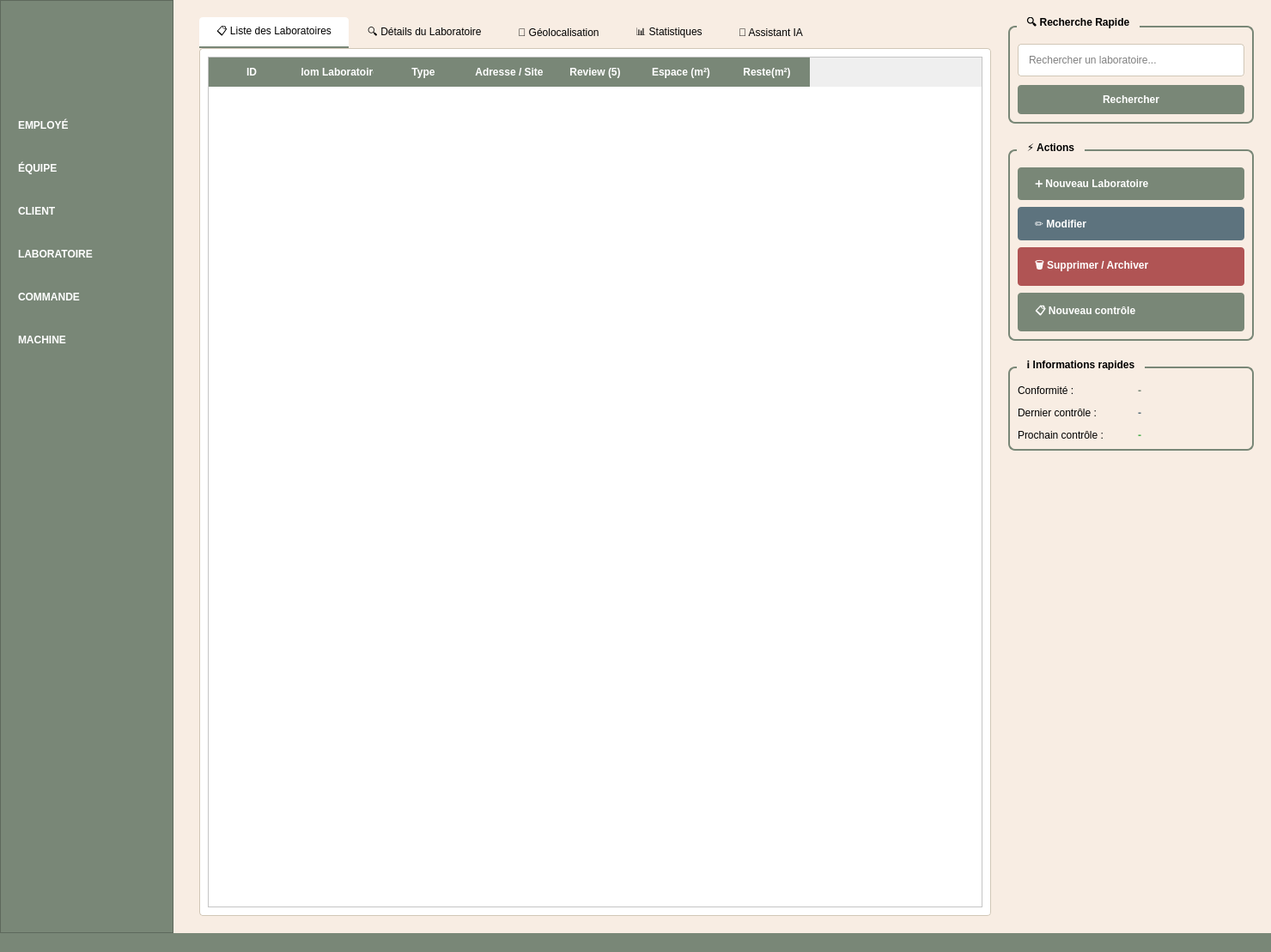
<?xml version="1.0" encoding="UTF-8"?>
<ui version="4.0">
 <class>MainWindow</class>
 <widget class="QMainWindow" name="MainWindow">
  <property name="geometry">
   <rect>
    <x>0</x>
    <y>0</y>
    <width>1480</width>
    <height>1109</height>
   </rect>
  </property>
  <property name="windowTitle">
   <string>Gestion de Laboratoire - Contrôles Qualité</string>
  </property>
  <property name="styleSheet">
   <string notr="true">QMainWindow { background-color: #F8EDE3; }</string>
  </property>
  <widget class="QWidget" name="centralwidget">
   <layout class="QHBoxLayout" name="mainLayout">
    <property name="spacing">
     <number>0</number>
    </property>
    <property name="leftMargin">
     <number>0</number>
    </property>
    <property name="topMargin">
     <number>0</number>
    </property>
    <property name="rightMargin">
     <number>0</number>
    </property>
    <property name="bottomMargin">
     <number>0</number>
    </property>
    <item>
     <widget class="QFrame" name="navFrame">
      <property name="frameShape">
       <enum>QFrame::Shape::StyledPanel</enum>
      </property>
      <property name="styleSheet">
       <string notr="true">background-color: #798777;</string>
      </property>
      <layout class="QVBoxLayout" name="navLayout">
       <property name="spacing">
        <number>0</number>
       </property>
       <property name="leftMargin">
        <number>0</number>
       </property>
       <property name="topMargin">
        <number>0</number>
       </property>
       <property name="rightMargin">
        <number>0</number>
       </property>
       <property name="bottomMargin">
        <number>0</number>
       </property>
       <item>
        <widget class="QLabel" name="lblLogo">
         <property name="minimumSize">
          <size>
           <width>200</width>
           <height>120</height>
          </size>
         </property>
         <property name="maximumSize">
          <size>
           <width>238</width>
           <height>150</height>
          </size>
         </property>
         <property name="styleSheet">
          <string notr="true">background-color: #798777; padding: 20px;</string>
         </property>
         <property name="text">
          <string/>
         </property>
         <property name="alignment">
          <set>Qt::AlignmentFlag::AlignCenter</set>
         </property>
         <property name="scaledContents">
          <bool>true</bool>
         </property>
        </widget>
       </item>
       <item>
        <widget class="QPushButton" name="sidebarBtnEmploye">
         <property name="minimumSize">
          <size>
           <width>0</width>
           <height>50</height>
          </size>
         </property>
         <property name="styleSheet">
          <string notr="true">QPushButton {
    text-align: left;
    padding-left: 20px;
    border: none;
    background-color: #798777;
    color: white;
    font-weight: bold;
}
QPushButton:hover {
    background-color: #6A7A66;
}
QPushButton:checked {
    background-color: #5A6A56;
    border-left: 4px solid #FFFFFF;
}</string>
         </property>
         <property name="text">
          <string>EMPLOYÉ</string>
         </property>
         <property name="checkable">
          <bool>true</bool>
         </property>
        </widget>
       </item>
       <item>
        <widget class="QPushButton" name="sidebarBtnEquipe">
         <property name="minimumSize">
          <size>
           <width>0</width>
           <height>50</height>
          </size>
         </property>
         <property name="styleSheet">
          <string notr="true">QPushButton {
    text-align: left;
    padding-left: 20px;
    border: none;
    background-color: #798777;
    color: white;
    font-weight: bold;
}
QPushButton:hover {
    background-color: #6A7A66;
}
QPushButton:checked {
    background-color: #5A6A56;
    border-left: 4px solid #FFFFFF;
}</string>
         </property>
         <property name="text">
          <string>ÉQUIPE</string>
         </property>
         <property name="checkable">
          <bool>true</bool>
         </property>
        </widget>
       </item>
       <item>
        <widget class="QPushButton" name="sidebarBtnClient">
         <property name="minimumSize">
          <size>
           <width>0</width>
           <height>50</height>
          </size>
         </property>
         <property name="styleSheet">
          <string notr="true">QPushButton {
    text-align: left;
    padding-left: 20px;
    border: none;
    background-color: #798777;
    color: white;
    font-weight: bold;
}
QPushButton:hover {
    background-color: #6A7A66;
}
QPushButton:checked {
    background-color: #5A6A56;
    border-left: 4px solid #FFFFFF;
}</string>
         </property>
         <property name="text">
          <string>CLIENT</string>
         </property>
         <property name="checkable">
          <bool>true</bool>
         </property>
        </widget>
       </item>
       <item>
        <widget class="QPushButton" name="sidebarBtnLaboratoire">
         <property name="minimumSize">
          <size>
           <width>0</width>
           <height>50</height>
          </size>
         </property>
         <property name="styleSheet">
          <string notr="true">QPushButton {
    text-align: left;
    padding-left: 20px;
    border: none;
    background-color: #798777;
    color: white;
    font-weight: bold;
}
QPushButton:hover {
    background-color: #6A7A66;
}
QPushButton:checked {
    background-color: #5A6A56;
    border-left: 4px solid #FFFFFF;
}</string>
         </property>
         <property name="text">
          <string>LABORATOIRE</string>
         </property>
         <property name="checkable">
          <bool>true</bool>
         </property>
        </widget>
       </item>
       <item>
        <widget class="QPushButton" name="sidebarBtnCommande">
         <property name="minimumSize">
          <size>
           <width>0</width>
           <height>50</height>
          </size>
         </property>
         <property name="styleSheet">
          <string notr="true">QPushButton {
    text-align: left;
    padding-left: 20px;
    border: none;
    background-color: #798777;
    color: white;
    font-weight: bold;
}
QPushButton:hover {
    background-color: #6A7A66;
}
QPushButton:checked {
    background-color: #5A6A56;
    border-left: 4px solid #FFFFFF;
}</string>
         </property>
         <property name="text">
          <string>COMMANDE</string>
         </property>
         <property name="checkable">
          <bool>true</bool>
         </property>
        </widget>
       </item>
       <item>
        <widget class="QPushButton" name="sidebarBtnMachine">
         <property name="minimumSize">
          <size>
           <width>0</width>
           <height>50</height>
          </size>
         </property>
         <property name="styleSheet">
          <string notr="true">QPushButton {
    text-align: left;
    padding-left: 20px;
    border: none;
    background-color: #798777;
    color: white;
    font-weight: bold;
}
QPushButton:hover {
    background-color: #6A7A66;
}
QPushButton:checked {
    background-color: #5A6A56;
    border-left: 4px solid #FFFFFF;
}</string>
         </property>
         <property name="text">
          <string>MACHINE</string>
         </property>
         <property name="checkable">
          <bool>true</bool>
         </property>
        </widget>
       </item>
       <item>
        <spacer name="navSpacer">
         <property name="orientation">
          <enum>Qt::Orientation::Vertical</enum>
         </property>
         <property name="sizeHint" stdset="0">
          <size>
           <width>20</width>
           <height>40</height>
          </size>
         </property>
        </spacer>
       </item>
      </layout>
     </widget>
    </item>
    <item>
     <layout class="QHBoxLayout" name="contentLayout">
      <property name="spacing">
       <number>20</number>
      </property>
      <property name="leftMargin">
       <number>30</number>
      </property>
      <property name="topMargin">
       <number>20</number>
      </property>
      <property name="rightMargin">
       <number>20</number>
      </property>
      <property name="bottomMargin">
       <number>20</number>
      </property>
      <item>
       <layout class="QVBoxLayout" name="centerLayout">
        <property name="spacing">
         <number>0</number>
        </property>
        <item>
         <widget class="QTabWidget" name="tabWidget">
          <property name="currentIndex">
           <number>0</number>
          </property>
          <property name="styleSheet">
           <string notr="true">QTabWidget::pane {
    border: 1px solid #D1C7B7;
    background-color: white;
    border-radius: 4px;
}
QTabBar::tab {
    background-color: #F8EDE3;
    padding: 10px 20px;
    margin-right: 2px;
    border-top-left-radius: 4px;
    border-top-right-radius: 4px;
}
QTabBar::tab:selected {
    background-color: white;
    border-bottom: 2px solid #798777;
}</string>
          </property>
          <widget class="QWidget" name="tabList">
           <attribute name="title">
            <string>📋 Liste des Laboratoires</string>
           </attribute>
           <layout class="QVBoxLayout" name="tabListLayout">
            <property name="spacing">
             <number>0</number>
            </property>
            <item>
             <widget class="QTableWidget" name="tableLaboratoires">
              <property name="minimumSize">
               <size>
                <width>900</width>
                <height>600</height>
               </size>
              </property>
              <property name="styleSheet">
               <string notr="true">QTableWidget {
    background-color: white;
    alternate-background-color: #F9F9F9;
    gridline-color: #E0E0E0;
}
QHeaderView::section {
    background-color: #798777;
    color: white;
    padding: 8px;
    border: none;
    font-weight: bold;
}
QTableWidget::item {
    padding: 6px;
}
QTableWidget::item:selected {
    background-color: #798777;
    color: white;
}</string>
              </property>
              <property name="alternatingRowColors">
               <bool>true</bool>
              </property>
              <property name="selectionMode">
               <enum>QAbstractItemView::SelectionMode::SingleSelection</enum>
              </property>
              <property name="selectionBehavior">
               <enum>QAbstractItemView::SelectionBehavior::SelectRows</enum>
              </property>
              <property name="showGrid">
               <bool>true</bool>
              </property>
              <property name="gridStyle">
               <enum>Qt::PenStyle::SolidLine</enum>
              </property>
              <property name="sortingEnabled">
               <bool>true</bool>
              </property>
              <property name="rowCount">
               <number>0</number>
              </property>
              <property name="columnCount">
               <number>7</number>
              </property>
              <column>
               <property name="text">
                <string>ID</string>
               </property>
              </column>
              <column>
               <property name="text">
                <string>Nom Laboratoire</string>
               </property>
              </column>
              <column>
               <property name="text">
                <string>Type</string>
               </property>
              </column>
              <column>
               <property name="text">
                <string>Adresse / Site</string>
               </property>
              </column>
              <column>
               <property name="text">
                <string>Review (5)</string>
               </property>
              </column>
              <column>
               <property name="text">
                <string>Espace (m²)</string>
               </property>
              </column>
              <column>
               <property name="text">
                <string>Reste(m²)</string>
               </property>
              </column>
             </widget>
            </item>
           </layout>
          </widget>
          <widget class="QWidget" name="tabDetails">
           <attribute name="title">
            <string>🔍 Détails du Laboratoire</string>
           </attribute>
           <layout class="QVBoxLayout" name="tabDetailsLayout">
            <property name="spacing">
             <number>10</number>
            </property>
            <item>
             <widget class="QScrollArea" name="scrollArea">
              <property name="widgetResizable">
               <bool>true</bool>
              </property>
              <property name="styleSheet">
               <string notr="true">QScrollArea {
    border: none;
    background-color: transparent;
}</string>
              </property>
              <widget class="QWidget" name="scrollAreaWidgetContents">
               <property name="geometry">
                <rect>
                 <x>0</x>
                 <y>0</y>
                 <width>946</width>
                 <height>980</height>
                </rect>
               </property>
               <layout class="QVBoxLayout" name="scrollLayout">
                <property name="spacing">
                 <number>15</number>
                </property>
                <item>
                 <widget class="QGroupBox" name="groupBoxInfo">
                  <property name="title">
                   <string>📋 Informations du Laboratoire</string>
                  </property>
                  <property name="styleSheet">
                   <string notr="true">QGroupBox {
    font-weight: bold;
    border: 2px solid #798777;
    border-radius: 8px;
    margin-top: 10px;
    padding-top: 10px;
}
QGroupBox::title {
    subcontrol-origin: margin;
    left: 10px;
    padding: 0 10px 0 10px;
}</string>
                  </property>
                  <layout class="QFormLayout" name="formLayoutInfo">
                   <property name="horizontalSpacing">
                    <number>15</number>
                   </property>
                   <property name="verticalSpacing">
                    <number>10</number>
                   </property>
                   <item row="0" column="0">
                    <widget class="QLabel" name="lblId">
                     <property name="text">
                      <string>ID :</string>
                     </property>
                    </widget>
                   </item>
                   <item row="0" column="1">
                    <widget class="QLineEdit" name="detailId">
                     <property name="readOnly">
                      <bool>true</bool>
                     </property>
                     <property name="styleSheet">
                      <string notr="true">background-color: #F5F5F5;</string>
                     </property>
                    </widget>
                   </item>
                   <item row="1" column="0">
                    <widget class="QLabel" name="lblNom">
                     <property name="text">
                      <string>Nom :</string>
                     </property>
                    </widget>
                   </item>
                   <item row="1" column="1">
                    <widget class="QLineEdit" name="detailName"/>
                   </item>
                   <item row="2" column="0">
                    <widget class="QLabel" name="lblAddress">
                     <property name="text">
                      <string>Adresse :</string>
                     </property>
                    </widget>
                   </item>
                   <item row="2" column="1">
                    <widget class="QLineEdit" name="detailAddress"/>
                   </item>
                   <item row="3" column="0">
                    <widget class="QLabel" name="lblType">
                     <property name="text">
                      <string>Type :</string>
                     </property>
                    </widget>
                   </item>
                   <item row="3" column="1">
                    <widget class="QComboBox" name="detailType">
                     <property name="styleSheet">
                      <string notr="true">padding: 5px;</string>
                     </property>
                    </widget>
                   </item>
                   <item row="4" column="0">
                    <widget class="QLabel" name="lblConform">
                     <property name="text">
                      <string>Review (5) :</string>
                     </property>
                    </widget>
                   </item>
                   <item row="4" column="1">
                    <widget class="QComboBox" name="detailConformite">
                     <property name="styleSheet">
                      <string notr="true">padding: 5px;</string>
                     </property>
                    </widget>
                   </item>
                   <item row="5" column="0">
                    <widget class="QLabel" name="lblArea">
                     <property name="text">
                      <string>Espace (m²) :</string>
                     </property>
                    </widget>
                   </item>
                   <item row="5" column="1">
                    <widget class="QLineEdit" name="detailSuperficie"/>
                   </item>
                   <item row="6" column="0">
                    <widget class="QLabel" name="lblNbMach">
                     <property name="text">
                      <string>Espace Reste (m²) :</string>
                     </property>
                    </widget>
                   </item>
                   <item row="6" column="1">
                    <widget class="QLineEdit" name="detailNbMachines"/>
                   </item>
                  </layout>
                 </widget>
                </item>
                <item>
                 <widget class="QGroupBox" name="groupBoxDates">
                  <property name="title">
                   <string> Dates</string>
                  </property>
                  <property name="styleSheet">
                   <string notr="true">QGroupBox {
    font-weight: bold;
    border: 2px solid #798777;
    border-radius: 8px;
    margin-top: 10px;
    padding-top: 10px;
}
QGroupBox::title {
    subcontrol-origin: margin;
    left: 10px;
    padding: 0 10px 0 10px;
}</string>
                  </property>
                  <layout class="QFormLayout" name="formLayoutDates">
                   <property name="horizontalSpacing">
                    <number>15</number>
                   </property>
                   <property name="verticalSpacing">
                    <number>10</number>
                   </property>
                   <item row="0" column="0">
                    <widget class="QLabel" name="lblLast">
                     <property name="text">
                      <string>Dernier contrôle :</string>
                     </property>
                    </widget>
                   </item>
                   <item row="0" column="1">
                    <widget class="QDateEdit" name="detailLastControl">
                     <property name="calendarPopup">
                      <bool>true</bool>
                     </property>
                    </widget>
                   </item>
                   <item row="1" column="0">
                    <widget class="QLabel" name="lblNext">
                     <property name="text">
                      <string>Prochain contrôle :</string>
                     </property>
                    </widget>
                   </item>
                   <item row="1" column="1">
                    <widget class="QDateEdit" name="detailNextControl">
                     <property name="calendarPopup">
                      <bool>true</bool>
                     </property>
                    </widget>
                   </item>
                  </layout>
                 </widget>
                </item>
               </layout>
              </widget>
             </widget>
            </item>
           </layout>
          </widget>
          <widget class="QWidget" name="tabHistory">
           <attribute name="title">
            <string>📍 Géolocalisation</string>
           </attribute>
           <layout class="QVBoxLayout" name="verticalLayout">
            <property name="spacing">
             <number>0</number>
            </property>
            <item>
             <widget class="QLabel" name="label">
              <property name="styleSheet">
               <string notr="true">font-size: 14px; color: #666666; padding: 50px;</string>
              </property>
              <property name="text">
               <string>&lt;center&gt;&lt;h2 style='color:#798777;'&gt;📍 Géolocalisation&lt;/h2&gt;
&lt;br&gt;
&lt;p&gt;Cette section affichera la géolocalisation des laboratoires sur une carte interactive.&lt;/p&gt;
&lt;br&gt;
&lt;div style='font-size: 16px; color: #555;'&gt;🚧 Fonctionnalité en développement 🚧&lt;/div&gt;&lt;/center&gt;</string>
              </property>
              <property name="alignment">
               <set>Qt::AlignmentFlag::AlignCenter</set>
              </property>
             </widget>
            </item>
           </layout>
          </widget>
          <widget class="QWidget" name="tabStats">
           <attribute name="title">
            <string>📊 Statistiques</string>
           </attribute>
           <layout class="QVBoxLayout" name="tabStatsLayout">
            <property name="spacing">
             <number>15</number>
            </property>
            <item>
             <widget class="QGroupBox" name="groupBoxGlobalStats">
              <property name="title">
               <string>📈 Vue d'ensemble</string>
              </property>
              <property name="styleSheet">
               <string notr="true">QGroupBox {
    font-weight: bold;
    border: 2px solid #798777;
    border-radius: 8px;
    margin-top: 10px;
    padding-top: 10px;
}
QGroupBox::title {
    subcontrol-origin: margin;
    left: 10px;
    padding: 0 10px 0 10px;
}</string>
              </property>
              <layout class="QGridLayout" name="gridStats">
               <property name="spacing">
                <number>10</number>
               </property>
               <item row="0" column="0">
                <widget class="QLabel" name="lblTotLabText">
                 <property name="text">
                  <string>Total laboratoires :</string>
                 </property>
                </widget>
               </item>
               <item row="0" column="1">
                <widget class="QLabel" name="lblTotalLabs">
                 <property name="styleSheet">
                  <string notr="true">font-size: 18px; font-weight: bold; color: #798777;</string>
                 </property>
                 <property name="text">
                  <string>0</string>
                 </property>
                </widget>
               </item>
               <item row="1" column="0">
                <widget class="QLabel" name="lblConfRateText">
                 <property name="text">
                  <string>Taux de conformité :</string>
                 </property>
                </widget>
               </item>
               <item row="1" column="1">
                <widget class="QLabel" name="lblConformityRate">
                 <property name="styleSheet">
                  <string notr="true">font-size: 18px; font-weight: bold; color: #4CAF50;</string>
                 </property>
                 <property name="text">
                  <string>0%</string>
                 </property>
                </widget>
               </item>
               <item row="2" column="0">
                <widget class="QLabel" name="lblNonConfText">
                 <property name="text">
                  <string>Non conformes :</string>
                 </property>
                </widget>
               </item>
               <item row="2" column="1">
                <widget class="QLabel" name="lblNonConform">
                 <property name="styleSheet">
                  <string notr="true">font-size: 18px; font-weight: bold; color: #F44336;</string>
                 </property>
                 <property name="text">
                  <string>0</string>
                 </property>
                </widget>
               </item>
              </layout>
             </widget>
            </item>
            <item>
             <layout class="QHBoxLayout" name="buttonsLayout">
              <property name="spacing">
               <number>10</number>
              </property>
              <item>
               <widget class="QPushButton" name="btnAddControl">
                <property name="styleSheet">
                 <string notr="true">QPushButton {
    background-color: #798777;
    color: white;
    padding: 10px 20px;
    border-radius: 4px;
    font-weight: bold;
}
QPushButton:hover {
    background-color: #6A7A66;
}</string>
                </property>
                <property name="text">
                 <string>➕ Nouveau contrôle</string>
                </property>
               </widget>
              </item>
              <item>
               <widget class="QPushButton" name="btnExportControl">
                <property name="styleSheet">
                 <string notr="true">QPushButton {
    background-color: #5D737E;
    color: white;
    padding: 10px 20px;
    border-radius: 4px;
    font-weight: bold;
}
QPushButton:hover {
    background-color: #4C626E;
}</string>
                </property>
                <property name="text">
                 <string>📄 Exporter PDF</string>
                </property>
               </widget>
              </item>
              <item>
               <spacer name="horizontalSpacer">
                <property name="orientation">
                 <enum>Qt::Orientation::Horizontal</enum>
                </property>
                <property name="sizeHint" stdset="0">
                 <size>
                  <width>40</width>
                  <height>20</height>
                 </size>
                </property>
               </spacer>
              </item>
             </layout>
            </item>
            <item>
             <widget class="QGroupBox" name="groupBoxStatsByType">
              <property name="title">
               <string>📊 Répartition par type</string>
              </property>
              <property name="styleSheet">
               <string notr="true">QGroupBox {
    font-weight: bold;
    border: 2px solid #798777;
    border-radius: 8px;
    margin-top: 10px;
    padding-top: 10px;
}
QGroupBox::title {
    subcontrol-origin: margin;
    left: 10px;
    padding: 0 10px 0 10px;
}</string>
              </property>
              <layout class="QVBoxLayout" name="typeStatsLayout">
               <property name="spacing">
                <number>8</number>
               </property>
               <item>
                <widget class="QTextEdit" name="textStatsByType">
                 <property name="readOnly">
                  <bool>true</bool>
                 </property>
                 <property name="styleSheet">
                  <string notr="true">background-color: #F9F9F9; padding: 10px; border-radius: 4px;</string>
                 </property>
                 <property name="html">
                  <string>&lt;!DOCTYPE HTML PUBLIC &quot;-//W3C//DTD HTML 4.0//EN&quot; &quot;http://www.w3.org/TR/REC-html40/strict.dtd&quot;&gt;
&lt;html&gt;&lt;head&gt;&lt;meta name=&quot;qrichtext&quot; content=&quot;1&quot; /&gt;&lt;style type=&quot;text/css&quot;&gt;
p, li { white-space: pre-wrap; }
&lt;/style&gt;&lt;/head&gt;&lt;body style=&quot; font-family:'Segoe UI'; font-size:10pt; font-weight:400; font-style:normal;&quot;&gt;
&lt;p style=&quot; margin-top:0px; margin-bottom:12px; margin-left:0px; margin-right:0px; -qt-block-indent:0; text-indent:0px;&quot;&gt;&lt;span style=&quot; font-weight:600; color:#798777;&quot;&gt;Biologie:&lt;/span&gt; 25% (5 labos)&lt;/p&gt;
&lt;p style=&quot; margin-top:0px; margin-bottom:12px; margin-left:0px; margin-right:0px; -qt-block-indent:0; text-indent:0px;&quot;&gt;&lt;span style=&quot; font-weight:600; color:#798777;&quot;&gt;Chimie:&lt;/span&gt; 40% (8 labos)&lt;/p&gt;
&lt;p style=&quot; margin-top:0px; margin-bottom:12px; margin-left:0px; margin-right:0px; -qt-block-indent:0; text-indent:0px;&quot;&gt;&lt;span style=&quot; font-weight:600; color:#798777;&quot;&gt;Microbiologie:&lt;/span&gt; 20% (4 labos)&lt;/p&gt;
&lt;p style=&quot; margin-top:0px; margin-bottom:12px; margin-left:0px; margin-right:0px; -qt-block-indent:0; text-indent:0px;&quot;&gt;&lt;span style=&quot; font-weight:600; color:#798777;&quot;&gt;Pathologie:&lt;/span&gt; 15% (3 labos)&lt;/p&gt;&lt;/body&gt;&lt;/html&gt;</string>
                 </property>
                </widget>
               </item>
              </layout>
             </widget>
            </item>
           </layout>
          </widget>
          <widget class="QWidget" name="tabAI">
           <attribute name="title">
            <string>🤖 Assistant IA</string>
           </attribute>
           <layout class="QVBoxLayout" name="tabAILayout">
            <property name="spacing">
             <number>0</number>
            </property>
            <item>
             <widget class="QLabel" name="lblAITitle">
              <property name="minimumSize">
               <size>
                <width>0</width>
                <height>60</height>
               </size>
              </property>
              <property name="styleSheet">
               <string notr="true">background-color: #798777; color: white; padding: 15px; font-size: 16px;</string>
              </property>
              <property name="text">
               <string>&lt;h2 style='margin: 0;'&gt;🤖 Assistant IA - Suggestions Labo&lt;/h2&gt;</string>
              </property>
              <property name="alignment">
               <set>Qt::AlignmentFlag::AlignCenter</set>
              </property>
             </widget>
            </item>
            <item>
             <widget class="QTextEdit" name="textAIChat">
              <property name="minimumSize">
               <size>
                <width>0</width>
                <height>150</height>
               </size>
              </property>
              <property name="readOnly">
               <bool>true</bool>
              </property>
              <property name="styleSheet">
               <string notr="true">background-color: #F9F9F9; padding: 15px; border: none;</string>
              </property>
              <property name="html">
               <string>&lt;!DOCTYPE HTML PUBLIC &quot;-//W3C//DTD HTML 4.0//EN&quot; &quot;http://www.w3.org/TR/REC-html40/strict.dtd&quot;&gt;
&lt;html&gt;&lt;head&gt;&lt;meta name=&quot;qrichtext&quot; content=&quot;1&quot; /&gt;&lt;style type=&quot;text/css&quot;&gt;
p, li { white-space: pre-wrap; }
&lt;/style&gt;&lt;/head&gt;&lt;body style=&quot; font-family:'Segoe UI'; font-size:10pt; font-weight:400; font-style:normal;&quot;&gt;
&lt;p style=&quot; margin-top:0px; margin-bottom:12px; margin-left:0px; margin-right:0px; -qt-block-indent:0; text-indent:0px;&quot;&gt;&lt;span style=&quot; font-size:11pt; font-weight:600; color:#798777;&quot;&gt;Assistant IA:&lt;/span&gt;&lt;span style=&quot; font-size:11pt;&quot;&gt; Bonjour! Je suis votre assistant IA pour les laboratoires. Je peux analyser vos données et suggérer des améliorations ou rénovations.&lt;/span&gt;&lt;/p&gt;
&lt;p style=&quot; margin-top:0px; margin-bottom:0px; margin-left:0px; margin-right:0px; -qt-block-indent:0; text-indent:0px;&quot;&gt;&lt;span style=&quot; font-size:11pt;&quot;&gt;Sélectionnez un laboratoire dans la liste pour obtenir des suggestions personnalisées.&lt;/span&gt;&lt;/p&gt;&lt;/body&gt;&lt;/html&gt;</string>
              </property>
             </widget>
            </item>
            <item>
             <layout class="QHBoxLayout" name="AIControlLayout">
              <property name="spacing">
               <number>10</number>
              </property>
              <property name="leftMargin">
               <number>15</number>
              </property>
              <property name="topMargin">
               <number>10</number>
              </property>
              <property name="rightMargin">
               <number>15</number>
              </property>
              <property name="bottomMargin">
               <number>10</number>
              </property>
              <item>
               <widget class="QLineEdit" name="lineEditAIQuestion">
                <property name="placeholderText">
                 <string>Posez une question sur les améliorations...</string>
                </property>
                <property name="styleSheet">
                 <string notr="true">padding: 10px; border: 1px solid #D1C7B7; border-radius: 4px;</string>
                </property>
               </widget>
              </item>
              <item>
               <widget class="QPushButton" name="btnSendQuestion">
                <property name="styleSheet">
                 <string notr="true">QPushButton {
    background-color: #798777;
    color: white;
    padding: 10px 25px;
    border-radius: 4px;
    font-weight: bold;
}
QPushButton:hover {
    background-color: #6A7A66;
}</string>
                </property>
                <property name="text">
                 <string>Envoyer</string>
                </property>
               </widget>
              </item>
             </layout>
            </item>
            <item>
             <widget class="QGroupBox" name="groupBoxAISuggestions">
              <property name="title">
               <string>💡 Suggestions basées sur les données</string>
              </property>
              <property name="styleSheet">
               <string notr="true">QGroupBox {
    font-weight: bold;
    border: 2px solid #798777;
    border-radius: 8px;
    margin-top: 10px;
    padding-top: 10px;
}
QGroupBox::title {
    subcontrol-origin: margin;
    left: 10px;
    padding: 0 10px 0 10px;
}</string>
              </property>
              <layout class="QVBoxLayout" name="AISuggestionsLayout">
               <property name="spacing">
                <number>8</number>
               </property>
               <item>
                <widget class="QTextEdit" name="textAISuggestions">
                 <property name="readOnly">
                  <bool>true</bool>
                 </property>
                 <property name="styleSheet">
                  <string notr="true">background-color: #F9F9F9; padding: 10px; border-radius: 4px;</string>
                 </property>
                 <property name="html">
                  <string>&lt;!DOCTYPE HTML PUBLIC &quot;-//W3C//DTD HTML 4.0//EN&quot; &quot;http://www.w3.org/TR/REC-html40/strict.dtd&quot;&gt;
&lt;html&gt;&lt;head&gt;&lt;meta name=&quot;qrichtext&quot; content=&quot;1&quot; /&gt;&lt;style type=&quot;text/css&quot;&gt;
p, li { white-space: pre-wrap; }
&lt;/style&gt;&lt;/head&gt;&lt;body style=&quot; font-family:'Segoe UI'; font-size:10pt; font-weight:400; font-style:normal;&quot;&gt;
&lt;p style=&quot; margin-top:0px; margin-bottom:12px; margin-left:0px; margin-right:0px; -qt-block-indent:0; text-indent:0px;&quot;&gt;&lt;span style=&quot; font-weight:600; color:#798777;&quot;&gt;Analyses disponibles:&lt;/span&gt;&lt;/p&gt;
&lt;ul style=&quot;margin-top: 0px; margin-bottom: 0px; margin-left: 20px; margin-right: 0px; -qt-list-indent: 1;&quot;&gt;
&lt;li style=&quot; margin-top:8px; margin-bottom:8px; margin-left:0px; margin-right:0px; -qt-block-indent:0; text-indent:0px;&quot;&gt;Analyse des taux de conformité&lt;/li&gt;
&lt;li style=&quot; margin-top:8px; margin-bottom:8px; margin-left:0px; margin-right:0px; -qt-block-indent:0; text-indent:0px;&quot;&gt;Suggestions d'amélioration d'espace&lt;/li&gt;
&lt;li style=&quot; margin-top:8px; margin-bottom:8px; margin-left:0px; margin-right:0px; -qt-block-indent:0; text-indent:0px;&quot;&gt;Recommandations de rénovation&lt;/li&gt;
&lt;li style=&quot; margin-top:8px; margin-bottom:8px; margin-left:0px; margin-right:0px; -qt-block-indent:0; text-indent:0px;&quot;&gt;Optimisation des ressources&lt;/li&gt;
&lt;li style=&quot; margin-top:8px; margin-bottom:8px; margin-left:0px; margin-right:0px; -qt-block-indent:0; text-indent:0px;&quot;&gt;Prévisions de maintenance&lt;/li&gt;&lt;/ul&gt;&lt;/body&gt;&lt;/html&gt;</string>
                 </property>
                </widget>
               </item>
              </layout>
             </widget>
            </item>
           </layout>
          </widget>
         </widget>
        </item>
       </layout>
      </item>
      <item>
       <layout class="QVBoxLayout" name="rightLayout">
        <property name="spacing">
         <number>20</number>
        </property>
        <property name="leftMargin">
         <number>0</number>
        </property>
        <property name="topMargin">
         <number>0</number>
        </property>
        <item>
         <widget class="QGroupBox" name="groupBoxSearch">
          <property name="title">
           <string>🔍 Recherche Rapide</string>
          </property>
          <property name="styleSheet">
           <string notr="true">QGroupBox {
    font-weight: bold;
    border: 2px solid #798777;
    border-radius: 8px;
    margin-top: 10px;
    padding-top: 10px;
}
QGroupBox::title {
    subcontrol-origin: margin;
    left: 10px;
    padding: 0 10px 0 10px;
}</string>
          </property>
          <layout class="QVBoxLayout" name="searchLayout">
           <property name="spacing">
            <number>10</number>
           </property>
           <item>
            <widget class="QLineEdit" name="lineEditQuickSearch">
             <property name="placeholderText">
              <string>Rechercher un laboratoire...</string>
             </property>
             <property name="clearButtonEnabled">
              <bool>true</bool>
             </property>
             <property name="styleSheet">
              <string notr="true">padding: 10px; border: 1px solid #D1C7B7; border-radius: 4px;</string>
             </property>
            </widget>
           </item>
           <item>
            <widget class="QPushButton" name="btnRecherche">
             <property name="styleSheet">
              <string notr="true">QPushButton {
    background-color: #798777;
    color: white;
    padding: 10px;
    border-radius: 4px;
    font-weight: bold;
}
QPushButton:hover {
    background-color: #6A7A66;
}</string>
             </property>
             <property name="text">
              <string>Rechercher</string>
             </property>
            </widget>
           </item>
          </layout>
         </widget>
        </item>
        <item>
         <widget class="QGroupBox" name="groupBoxActions">
          <property name="title">
           <string>⚡ Actions</string>
          </property>
          <property name="styleSheet">
           <string notr="true">QGroupBox {
    font-weight: bold;
    border: 2px solid #798777;
    border-radius: 8px;
    margin-top: 10px;
    padding-top: 10px;
}
QGroupBox::title {
    subcontrol-origin: margin;
    left: 10px;
    padding: 0 10px 0 10px;
}</string>
          </property>
          <layout class="QVBoxLayout" name="actionsLayout">
           <property name="spacing">
            <number>8</number>
           </property>
           <item>
            <widget class="QPushButton" name="btnNewLab">
             <property name="styleSheet">
              <string notr="true">QPushButton {
    background-color: #798777;
    color: white;
    padding: 12px;
    border-radius: 4px;
    font-weight: bold;
    text-align: left;
    padding-left: 20px;
}
QPushButton:hover {
    background-color: #6A7A66;
}</string>
             </property>
             <property name="text">
              <string>➕ Nouveau Laboratoire</string>
             </property>
            </widget>
           </item>
           <item>
            <widget class="QPushButton" name="btnEditLab">
             <property name="styleSheet">
              <string notr="true">QPushButton {
    background-color: #5D737E;
    color: white;
    padding: 12px;
    border-radius: 4px;
    font-weight: bold;
    text-align: left;
    padding-left: 20px;
}
QPushButton:hover {
    background-color: #4C626E;
}</string>
             </property>
             <property name="text">
              <string>✏️ Modifier</string>
             </property>
            </widget>
           </item>
           <item>
            <widget class="QPushButton" name="btnDeleteLab">
             <property name="styleSheet">
              <string notr="true">QPushButton {
    background-color: #B05454;
    color: white;
    padding: 12px;
    border-radius: 4px;
    font-weight: bold;
    text-align: left;
    padding-left: 20px;
}
QPushButton:hover {
    background-color: #9E4444;
}</string>
             </property>
             <property name="text">
              <string>🗑️ Supprimer / Archiver</string>
             </property>
            </widget>
           </item>
           <item>
            <widget class="QPushButton" name="btnAddControlQuick">
             <property name="styleSheet">
              <string notr="true">QPushButton {
    background-color: #798777;
    color: white;
    padding: 12px;
    border-radius: 4px;
    font-weight: bold;
    text-align: left;
    padding-left: 20px;
}
QPushButton:hover {
    background-color: #6A7A66;
}</string>
             </property>
             <property name="text">
              <string>📋 Nouveau contrôle</string>
             </property>
            </widget>
           </item>
          </layout>
         </widget>
        </item>
        <item>
         <widget class="QGroupBox" name="groupBoxQuickInfo">
          <property name="title">
           <string>ℹ️ Informations rapides</string>
          </property>
          <property name="styleSheet">
           <string notr="true">QGroupBox {
    font-weight: bold;
    border: 2px solid #798777;
    border-radius: 8px;
    margin-top: 10px;
    padding-top: 10px;
}
QGroupBox::title {
    subcontrol-origin: margin;
    left: 10px;
    padding: 0 10px 0 10px;
}</string>
          </property>
          <layout class="QGridLayout" name="gridLayout">
           <property name="horizontalSpacing">
            <number>15</number>
           </property>
           <property name="verticalSpacing">
            <number>12</number>
           </property>
           <item row="0" column="0">
            <widget class="QLabel" name="lblQuickConf">
             <property name="text">
              <string>Conformité :</string>
             </property>
            </widget>
           </item>
           <item row="0" column="1">
            <widget class="QLabel" name="quickConformity">
             <property name="styleSheet">
              <string notr="true">font-weight: bold; color: #798777;</string>
             </property>
             <property name="text">
              <string>-</string>
             </property>
            </widget>
           </item>
           <item row="1" column="0">
            <widget class="QLabel" name="lblQuickLast">
             <property name="text">
              <string>Dernier contrôle :</string>
             </property>
            </widget>
           </item>
           <item row="1" column="1">
            <widget class="QLabel" name="quickLastControl">
             <property name="styleSheet">
              <string notr="true">font-weight: bold; color: #5D737E;</string>
             </property>
             <property name="text">
              <string>-</string>
             </property>
            </widget>
           </item>
           <item row="2" column="0">
            <widget class="QLabel" name="lblQuickNext">
             <property name="text">
              <string>Prochain contrôle :</string>
             </property>
            </widget>
           </item>
           <item row="2" column="1">
            <widget class="QLabel" name="quickNextControl">
             <property name="styleSheet">
              <string notr="true">font-weight: bold; color: #4CAF50;</string>
             </property>
             <property name="text">
              <string>-</string>
             </property>
            </widget>
           </item>
          </layout>
         </widget>
        </item>
        <item>
         <spacer name="rightSpacer">
          <property name="orientation">
           <enum>Qt::Orientation::Vertical</enum>
          </property>
          <property name="sizeHint" stdset="0">
           <size>
            <width>20</width>
            <height>40</height>
           </size>
          </property>
         </spacer>
        </item>
       </layout>
      </item>
     </layout>
    </item>
   </layout>
  </widget>
  <widget class="QStatusBar" name="statusbar">
   <property name="styleSheet">
    <string notr="true">background-color: #798777; color: white;</string>
   </property>
  </widget>
  <action name="actionNewLab">
   <property name="text">
    <string>&amp;Nouveau Laboratoire</string>
   </property>
   <property name="shortcut">
    <string>Ctrl+N</string>
   </property>
  </action>
  <action name="actionNewControl">
   <property name="text">
    <string>&amp;Nouveau Contrôle Qualité</string>
   </property>
   <property name="shortcut">
    <string>Ctrl+Shift+N</string>
   </property>
  </action>
  <action name="actionEditControl">
   <property name="text">
    <string>&amp;Modifier Contrôle</string>
   </property>
   <property name="shortcut">
    <string>Ctrl+E</string>
   </property>
  </action>
  <action name="actionExportPDF">
   <property name="text">
    <string>&amp;Exporter Rapport PDF</string>
   </property>
   <property name="shortcut">
    <string>Ctrl+P</string>
   </property>
  </action>
  <action name="actionQuit">
   <property name="text">
    <string>&amp;Quitter</string>
   </property>
   <property name="shortcut">
    <string>Ctrl+Q</string>
   </property>
  </action>
  <action name="actionAIAnalyze">
   <property name="text">
    <string>&amp;Analyser avec IA</string>
   </property>
   <property name="shortcut">
    <string>Ctrl+I</string>
   </property>
  </action>
  <action name="actionAISuggest">
   <property name="text">
    <string>&amp;Demander suggestions</string>
   </property>
   <property name="shortcut">
    <string>Ctrl+Shift+I</string>
   </property>
  </action>
 </widget>
 <resources/>
 <connections/>
</ui>
